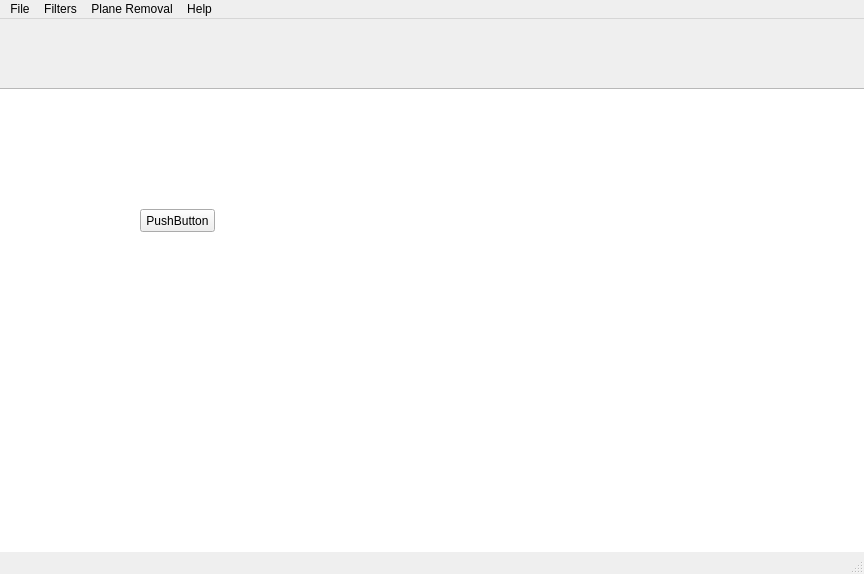
<?xml version="1.0" encoding="UTF-8"?>
<ui version="4.0">
 <class>Urg_VisualizerClass</class>
 <widget class="QMainWindow" name="Urg_VisualizerClass">
  <property name="geometry">
   <rect>
    <x>0</x>
    <y>0</y>
    <width>864</width>
    <height>574</height>
   </rect>
  </property>
  <property name="windowTitle">
   <string>Urg_Visualizer</string>
  </property>
  <widget class="QWidget" name="centralWidget">
   <widget class="QScrollArea" name="scrollArea">
    <property name="geometry">
     <rect>
      <x>-1</x>
      <y>69</y>
      <width>871</width>
      <height>471</height>
     </rect>
    </property>
    <property name="widgetResizable">
     <bool>true</bool>
    </property>
    <widget class="QWidget" name="scrollAreaWidgetContents">
     <property name="geometry">
      <rect>
       <x>0</x>
       <y>0</y>
       <width>869</width>
       <height>469</height>
      </rect>
     </property>
     <widget class="QGraphicsView" name="graphicsView">
      <property name="geometry">
       <rect>
        <x>-85</x>
        <y>-59</y>
        <width>1101</width>
        <height>641</height>
       </rect>
      </property>
     </widget>
     <widget class="QPushButton" name="pushButton">
      <property name="geometry">
       <rect>
        <x>140</x>
        <y>120</y>
        <width>75</width>
        <height>23</height>
       </rect>
      </property>
      <property name="text">
       <string>PushButton</string>
      </property>
     </widget>
    </widget>
   </widget>
   <zorder>scrollArea</zorder>
   <zorder>graphicsView</zorder>
  </widget>
  <widget class="QMenuBar" name="menuBar">
   <property name="geometry">
    <rect>
     <x>0</x>
     <y>0</y>
     <width>864</width>
     <height>21</height>
    </rect>
   </property>
   <widget class="QMenu" name="menuFile">
    <property name="title">
     <string>File</string>
    </property>
    <addaction name="actionSave_Cloud"/>
    <addaction name="actionImport_Cloud"/>
    <addaction name="separator"/>
    <addaction name="actionExit"/>
   </widget>
   <widget class="QMenu" name="menuFilters">
    <property name="title">
     <string>Filters</string>
    </property>
    <addaction name="actionVoxel_Grid"/>
    <addaction name="actionSmoothing"/>
    <addaction name="actionOutlier"/>
   </widget>
   <widget class="QMenu" name="menuPlane_Removal">
    <property name="title">
     <string>Plane Removal</string>
    </property>
    <addaction name="actionXY_Plane"/>
    <addaction name="actionXZ_Plane"/>
    <addaction name="actionYZ_Plane"/>
   </widget>
   <widget class="QMenu" name="menuAbut">
    <property name="title">
     <string>Help</string>
    </property>
    <addaction name="actionAbout"/>
   </widget>
   <addaction name="menuFile"/>
   <addaction name="menuFilters"/>
   <addaction name="menuPlane_Removal"/>
   <addaction name="menuAbut"/>
  </widget>
  <widget class="QStatusBar" name="statusBar"/>
  <action name="actionAbout">
   <property name="text">
    <string>About</string>
   </property>
  </action>
  <action name="actionSave_Cloud">
   <property name="text">
    <string>Save Cloud</string>
   </property>
  </action>
  <action name="actionImport_Cloud">
   <property name="text">
    <string>Import Cloud</string>
   </property>
  </action>
  <action name="actionExit">
   <property name="text">
    <string>Exit</string>
   </property>
  </action>
  <action name="actionXY_Plane">
   <property name="text">
    <string>XY Plane</string>
   </property>
  </action>
  <action name="actionXZ_Plane">
   <property name="text">
    <string>XZ Plane</string>
   </property>
  </action>
  <action name="actionYZ_Plane">
   <property name="text">
    <string>YZ Plane</string>
   </property>
  </action>
  <action name="actionVoxel_Grid">
   <property name="text">
    <string>Voxel Grid</string>
   </property>
  </action>
  <action name="actionSmoothing">
   <property name="text">
    <string>Smoothing</string>
   </property>
  </action>
  <action name="actionOutlier">
   <property name="text">
    <string>Outlier</string>
   </property>
  </action>
 </widget>
 <layoutdefault spacing="6" margin="11"/>
 <resources>
  <include location="urg_visualizer.qrc"/>
 </resources>
 <connections/>
</ui>
